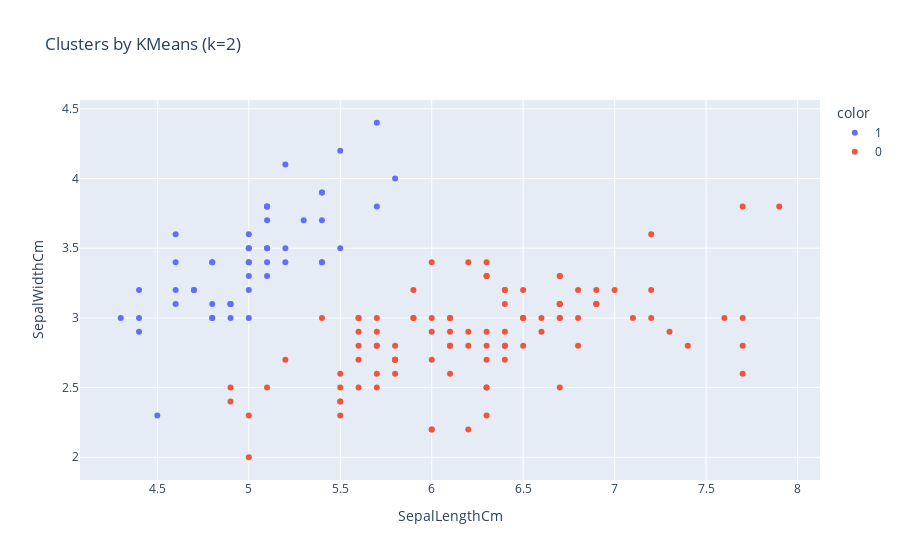

Here is the notebook cell this chart was saved with:
### Markdown cell above
![image.png](attachment:image.png)

### Code cell
# Clusters
fig2 = px.scatter(data, x='SepalLengthCm', y='SepalWidthCm', color=data['cluster'].astype(str),
                  title=f"Clusters by KMeans (k={optimal_k})")
fig2.show()

### Figure 1 — Plotly figure (JSON) as saved in the notebook; plotly's stock layout.template omitted (floating-point values rounded to 4 significant figures)
{"data": [{"hovertemplate": "color=1<br>SepalLengthCm=%{x}<br>SepalWidthCm=%{y}<extra></extra>", "legendgroup": "1", "marker": {"color": "#636efa", "symbol": "circle"}, "mode": "markers", "name": "1", "orientation": "v", "showlegend": true, "type": "scatter", "x": [5.1, 4.9, 4.7, 4.6, 5, 5.4, 4.6, 5, 4.4, 4.9, 5.4, 4.8, 4.8, 4.3, 5.8, 5.7, 5.4, 5.1, 5.7, 5.1, 5.4, 5.1, 4.6, 5.1, 4.8, 5, 5, 5.2, 5.2, 4.7, 4.8, 5.4, 5.2, 5.5, 4.9, 5, 5.5, 4.9, 4.4, 5.1, 5, 4.5, 4.4, 5, 5.1, 4.8, 5.1, 4.6, 5.3, 5], "xaxis": "x", "y": [3.5, 3, 3.2, 3.1, 3.6, 3.9, 3.4, 3.4, 2.9, 3.1, 3.7, 3.4, 3, 3, 4, 4.4, 3.9, 3.5, 3.8, 3.8, 3.4, 3.7, 3.6, 3.3, 3.4, 3, 3.4, 3.5, 3.4, 3.2, 3.1, 3.4, 4.1, 4.2, 3.1, 3.2, 3.5, 3.1, 3, 3.4, 3.5, 2.3, 3.2, 3.5, 3.8, 3, 3.8, 3.2, 3.7, 3.3], "yaxis": "y"}, {"hovertemplate": "color=0<br>SepalLengthCm=%{x}<br>SepalWidthCm=%{y}<extra></extra>", "legendgroup": "0", "marker": {"color": "#EF553B", "symbol": "circle"}, "mode": "markers", "name": "0", "orientation": "v", "showlegend": true, "type": "scatter", "x": [7, 6.4, 6.9, 5.5, 6.5, 5.7, 6.3, 4.9, 6.6, 5.2, 5, 5.9, 6, 6.1, 5.6, 6.7, 5.6, 5.8, 6.2, 5.6, 5.9, 6.1, 6.3, 6.1, 6.4, 6.6, 6.8, 6.7, 6, 5.7, 5.5, 5.5, 5.8, 6, 5.4, 6, 6.7, 6.3, 5.6, 5.5, 5.5, 6.1, 5.8, 5, 5.6, 5.7, 5.7, 6.2, 5.1, 5.7, 6.3, 5.8, 7.1, 6.3, 6.5, 7.6, 4.9, 7.3, 6.7, 7.2, 6.5, 6.4, 6.8, 5.7, 5.8, 6.4, 6.5, 7.7, 7.7, 6, 6.9, 5.6, 7.7, 6.3, 6.7, 7.2, 6.2, 6.1, 6.4, 7.2, 7.4, 7.9, 6.4, 6.3, 6.1, 7.7, 6.3, 6.4, 6, 6.9, 6.7, 6.9, 5.8, 6.8, 6.7, 6.7, 6.3, 6.5, 6.2, 5.9], "xaxis": "x", "y": [3.2, 3.2, 3.1, 2.3, 2.8, 2.8, 3.3, 2.4, 2.9, 2.7, 2, 3, 2.2, 2.9, 2.9, 3.1, 3, 2.7, 2.2, 2.5, 3.2, 2.8, 2.5, 2.8, 2.9, 3, 2.8, 3, 2.9, 2.6, 2.4, 2.4, 2.7, 2.7, 3, 3.4, 3.1, 2.3, 3, 2.5, 2.6, 3, 2.6, 2.3, 2.7, 3, 2.9, 2.9, 2.5, 2.8, 3.3, 2.7, 3, 2.9, 3, 3, 2.5, 2.9, 2.5, 3.6, 3.2, 2.7, 3, 2.5, 2.8, 3.2, 3, 3.8, 2.6, 2.2, 3.2, 2.8, 2.8, 2.7, 3.3, 3.2, 2.8, 3, 2.8, 3, 2.8, 3.8, 2.8, 2.8, 2.6, 3, 3.4, 3.1, 3, 3.1, 3.1, 3.1, 2.7, 3.2, 3.3, 3, 2.5, 3, 3.4, 3], "yaxis": "y"}], "layout": {"legend": {"title": {"text": "color"}, "tracegroupgap": 0}, "title": {"text": "Clusters by KMeans (k=2)"}, "xaxis": {"anchor": "y", "domain": [0, 1], "title": {"text": "SepalLengthCm"}}, "yaxis": {"anchor": "x", "domain": [0, 1], "title": {"text": "SepalWidthCm"}}}}
